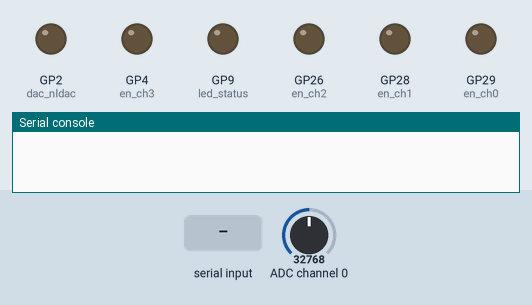
Recording of a program running on a simulated Raspberry Pi Pico running MicroPython. On the bench: output pins drawn as LEDs (lit = HIGH), the last lines printed to the serial console. Inputs (shaded band) come from the test bench; at power-on: ADC channel 0 = 32768 (analog values on the 0–65535 scale). Pins used as bus, display or sensor lines are not drawn.

Above: at 0.1 s.
At 2.6 s:
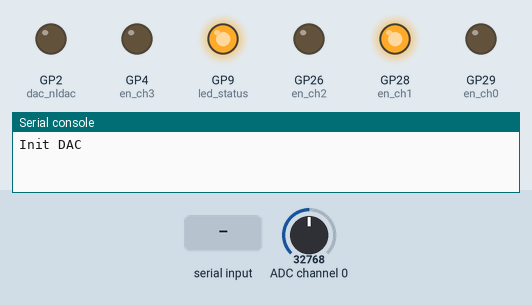
At 4.3 s:
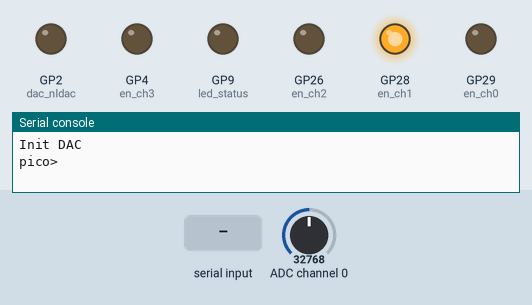
4.4 s: "HELP" typed at the serial console, then Enter
5.9 s: "?" typed at the serial console, then Enter
7.4 s: "INFO" typed at the serial console, then Enter
Timing chart, 0 to 10.4 s (numbered marks = the images above; inputs shaded):
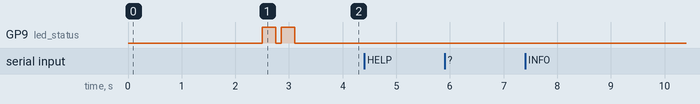

The program:

main.py
```python
# MicroPython code for the Raspberry Pi Pico module
#

import time, sys
from machine import Pin, SPI, SoftI2C
from dac_ad57X4_pico import dac_ad57X4
from hw_settings_StimPlatv3 import hw_gpio
from time import sleep

led_status = Pin(9, Pin.OUT)  # Status LED on Pico
led_auto = True  # LED auto mode


gpio_pins = hw_gpio()
spi_ncs = Pin(gpio_pins.gpio_DAC_SPI_cs, Pin.OUT, value=1)
dac_nldac = Pin(gpio_pins.gpio_nldac, Pin.OUT, value=0)
dac_nrst = Pin(gpio_pins.gpio_DAC_rstn, Pin.OUT, value=0)

spi_handler = SPI(0,  # SPI (GP18=SCK, GP19=MOSI, GP16=MISO)
                                 baudrate=gpio_pins.gpio_spi_clk_freq,
                                 polarity=0,
                                 phase=1,
                                 bits=8,
                                 firstbit=SPI.MSB,
                                 sck=Pin(gpio_pins.gpio_DAC_SPI_clk),
                                 mosi=Pin(gpio_pins.gpio_DAC_SPI_MOSI),
                                 miso=Pin(16))


stimPlat = dac_ad57X4(2, spi_ncs, spi_handler)
stimPlat.activate_using_hw_nldac(dac_nldac)
stimPlat.activate_using_hw_nclr(dac_nrst)

# --- Settings
ch_dac_sel = 4

sleep(2)

# --- Init of device
print("Init DAC")
stimPlat.init(ch_dac_sel, False, use_twos_complement=False)
en_ch0 = Pin(gpio_pins.gpio_DAC_EN_STIM_0, Pin.OUT)
en_ch1 = Pin(gpio_pins.gpio_DAC_EN_STIM_1, Pin.OUT)
en_ch2 = Pin(gpio_pins.gpio_DAC_EN_STIM_2, Pin.OUT)
en_ch3 = Pin(gpio_pins.gpio_DAC_EN_STIM_3, Pin.OUT)
en_ch0.low()
en_ch1.high()
en_ch2.low()
en_ch3.low()

led_status.high()  # flash LED twice
time.sleep_ms(250)
led_status.low()
time.sleep_ms(100)
led_status.high()
time.sleep_ms(250)
led_status.low()

version = "Pico Stim Controller - 24/11/2025"

while True:  # Main Loop - Repeat forever
    commandline = input("pico> ")
    #commandline = sys.stdin.readline()
    commandline = commandline.strip()
    parameters = commandline.split(" ")
    command = parameters[0].upper()
    commandfound = False

    if command == "HELP" or command == "?":
        commandfound = True
        print("info")
        print("led on|off|flash|auto")
        print("stim dig_ampl(int)")

    if command == "INFO" or command == "VERSION":
        commandfound = True
        print(version)

    if command == "STIM":
        try:
            commandfound = True
            if len(parameters) != 2:
                raise Exception("Stimulation amplitude (dig value) expected")
            stim_value_dig = int(parameters[1])
            stimPlat.set_output(stim_value_dig, ch_dac_sel)
            sleep(0.1)
            print("STIM ", stim_value_dig)
        except Exception as e:
            print("ERROR:", e)

    if command == "LED":
        commandfound = True
        try:
            function = parameters[1].upper()
            if function == "ON":
                led_status.high()
                print("LED switched on")
                led_auto = False
            elif function == "OFF":
                led_status.low()
                print("LED switched off")
                led_auto = False
            elif function == "FLASH":
                led_status.high()
                time.sleep_ms(150)
                led_status.low()
                time.sleep_ms(100)
                led_status.high()
                time.sleep_ms(150)
                led_status.low()
                print("LED flashed")
            elif function == "AUTO":
                led_auto = True
                print("LED set to auto")
            else:
                print("ERROR: Function not found")
        except Exception as e:
            print("ERROR:", e)

    if command == "EXIT":
        print("Exit command used")
        # --- Closing all connections
        stimPlat.stop_device()
        en_ch0.low()
        sys.exit("Exit command used")

    if command != "" and commandfound == False:
        print("ERROR: Command not found")
```

dac_ad57X4_pico.py
```python
from struct import pack
from time import sleep
from machine import Pin, SPI, SoftI2C
import sys
import machine


class dac_ad57X4:
    out_bit_mode: int
    out_bit: int
    out_addon: str
    __offset: int

    """Class for handling the DAC AD57X4"""

    def __init__(self, dev_type: int, spi_cs_sel, spi_handler):
        """Init of the Pi SPI module
        Link to Datasheet: https://www.analog.com/media/en/technical-documentation/data-sheets/ad5724_5734_5754.pdf
        Args:
            dev_type:   Mode of selected device (0= AD5724, 1= AD5734, 2= AD5754)
        Returns:
            None
        """
        self.init_done = False

        self.__gpio_nldac = None
        self.__gpio_nclr = None
        self.__gpio_ncs = spi_cs_sel

        self.__sel_bit_mode(dev_type)
        self.use_twos_complement = True
        self.out_unipolar = False
        self.out_adr = [0, 1, 2, 3, 4]

        self.__spi_handler = spi_handler
        #self.__init_spi(int(spi_speed), spi_clk, spi_mosi, spi_cs_sel)

    def __init_spi(self, spi_speed: int, spi_clk: int, spi_mosi: int, spi_ncs: int) -> None:
        self.__gpio_ncs = Pin(spi_ncs, Pin.OUT, value=1)
        self.__spi_handler = SPI(0,  # SPI (GP18=SCK, GP19=MOSI, GP16=MISO)
                                 baudrate=spi_speed,
                                 polarity=0,
                                 phase=0,
                                 bits=8,
                                 firstbit=machine.SPI.MSB,
                                 sck=machine.Pin(spi_clk),
                                 mosi=machine.Pin(spi_mosi),
                                 miso=machine.Pin(16))

    def __twos(self, data_in: int, num_bytes=2):
        b = data_in.to_bytes(num_bytes, byteorder=sys.byteorder, signed=False)
        return int.from_bytes(b, byteorder=sys.byteorder, signed=True)

    def __sel_bit_mode(self, dev_type: int) -> None:
        if dev_type == 0:
            self.out_bit_mode = 0
            self.out_bit = 12
            self.out_addon = '0000'
        elif dev_type == 1:
            self.out_bit_mode = 1
            self.out_bit = 14
            self.out_addon = '00'
        elif dev_type == 2:
            self.out_bit_mode = 2
            self.out_bit = 16
            self.out_addon = ''
        else:
            self.out_bit_mode = 0
            self.out_bit = 12
            self.out_addon = '0000'
        self.__offset = int(2 ** (self.out_bit - 1))

    def activate_using_hw_nldac(self, gpio_bcm_nldac) -> None:
        """"""
        self.__gpio_nldac = gpio_bcm_nldac
        self.__gpio_nldac.low()

    def activate_using_hw_nclr(self, gpio_bcm_nclr) -> None:
        """"""
        self.__gpio_nclr = gpio_bcm_nclr
        self.__gpio_nclr.low()

    def reset_dac(self, num_rpt=2, period=0.1):
        """Reset of the output values"""
        # --- Reset of device
        for idx in range(num_rpt):
            # --- Pin Reset
            if self.__gpio_nclr:
                self.__gpio_nclr.value(0)
                sleep(period)
                self.__gpio_nclr.value(1)
                sleep(period)

    def init(self, en_ch: int, use_unipolar: bool, do_rst=True, use_twos_complement=True) -> None:
        """"""
        self.out_unipolar = use_unipolar
        self.use_twos_complement = use_twos_complement
        send_transmit = list()
        if do_rst:
            self.reset_dac()

        # Writing to the "Power control register"
        power_data = 0
        if en_ch == 4:  # Assuming 4 means "all channels"
            power_data = 15  # 0b1111, enables all 4 channels
        elif 0 <= en_ch <= 3:
            power_data = 1 << en_ch  # Enable a single channel
        else:
            power_data = 0  # Or raise an error

        send_data = pack('<B', int('00010000', 2)) + pack('<B', 0) + pack('<B', power_data)
        send_transmit.append(send_data)
        sleep(0.1)

        # Writing to the "Control register"
        send_data = pack('<B', int('00011001', 2)) + pack('<B', 0) + pack('<B', int('00000000', 2))
        send_transmit.append(send_data)

        # Writing to the "Output range select register"
        val = 0 if use_unipolar else 3
        send_data = pack('<B', int('00001100', 2)) + pack('<B', 0) + pack('<B', val)
        send_transmit.append(send_data)

        self.write_bytes(send_transmit)

    def prepare_data(self, data_in: int, sel_ch: int) -> bytes:
        """"""
        if self.use_twos_complement:
            val0 = Bits(int=data_in, length=self.out_bit).bin + self.out_addon
        else:
            val0 = f'{int(data_in):0{self.out_bit}b}' + self.out_addon

        val0 = int(val0, 2)
        val0 = val0.to_bytes(2, 'big')
        data_out = pack('<B', self.out_adr[sel_ch]) + val0
        return data_out

    def write_bytes(self, bytes2send: list) -> None:
        """"""

        for data in bytes2send:
            self.__gpio_ncs.low()
            self.__spi_handler.write(data)
            self.__gpio_ncs.high()
            sleep(0.001)

    def load_dac(self) -> None:
        send_data = pack('<B', int('00011101', 2)) + pack('<B', 0) + pack('<B', int('00000000', 2))
        self.write_bytes([send_data])

    def output_simultan_set(self) -> None:
        """"""
        if self.__gpio_nldac:
            self.__gpio_nldac.value(0)

    def output_simultan_deactivate(self) -> None:
        """"""
        if self.__gpio_nldac:
            self.__gpio_nldac.value(1)

    def set_output(self, data_in: int, sel_ch: int) -> None:
        """"""
        data = self.prepare_data(data_in, sel_ch)
        #print(data)
        self.write_bytes([data])
        self.load_dac()

    def stop_device(self) -> None:
        """Stopping the DAC functionalities with resetting"""
        self.reset_dac()
        sleep(0.1)

        if self.__gpio_nclr:
            self.__gpio_nclr.value(0)
            sleep(0.1)

        if self.__gpio_nldac:
            self.__gpio_nldac.value(0)
            sleep(0.1)

        self.__spi_handler.deinit()
        sleep(0.1)
```

hw_settings_StimPlatv3.py
```python
class hw_gpio:
    """"""
    gpio_DAC_SPI_cs = 5
    gpio_DAC_SPI_MOSI = 19
    gpio_DAC_SPI_clk = 18
    gpio_DAC_rstn = 3
    gpio_nldac = 2
    gpio_DAC_EN_STIM_0 = 29
    gpio_DAC_EN_STIM_1 = 28
    gpio_DAC_EN_STIM_2 = 26
    gpio_DAC_EN_STIM_3 = 4
    gpio_spi_clk_freq = 2000000#0.5e6
    
```
